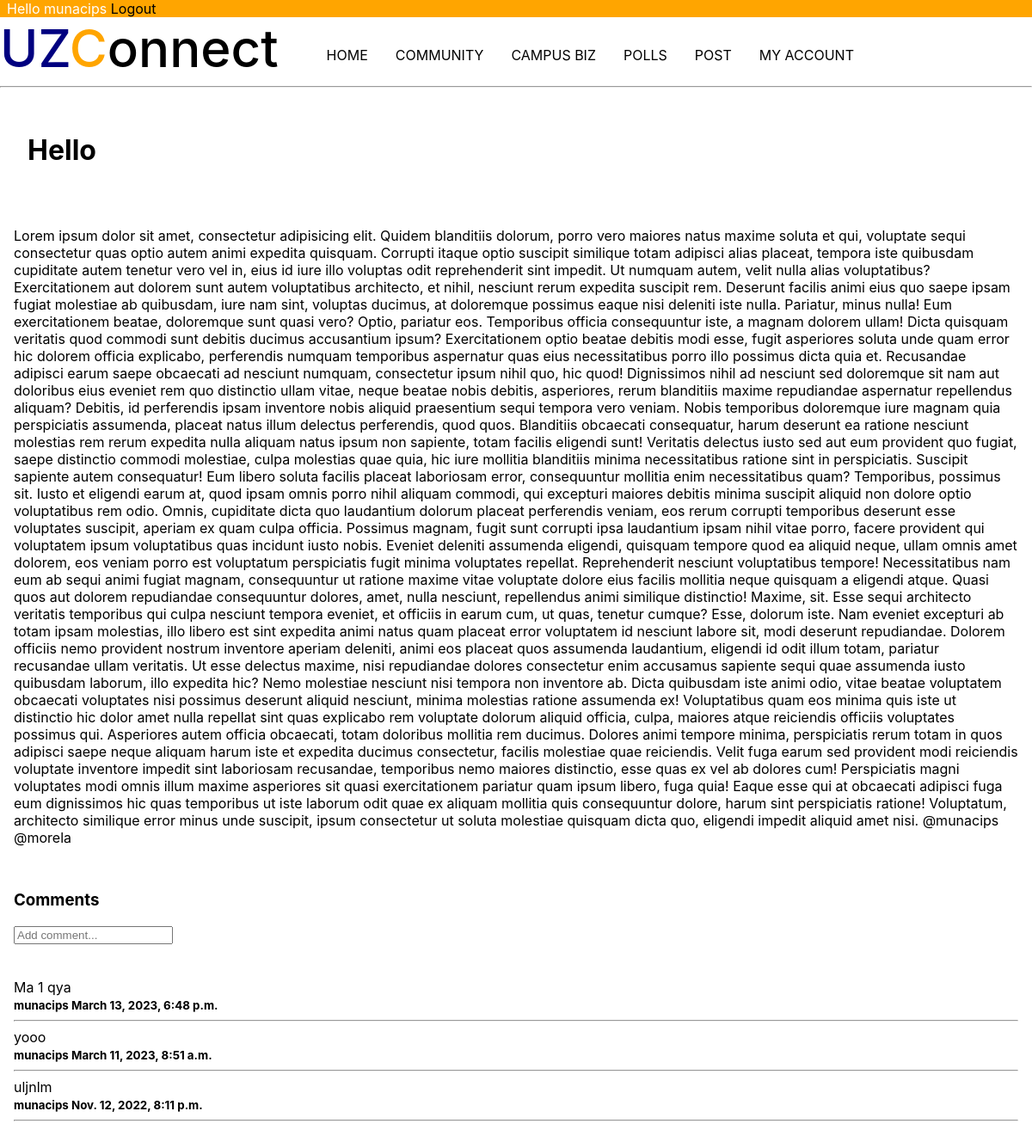
/home/details/4/ (signed in), run on the app's committed database.
### news/models.py (models this page shows, shortened)
class Post(models.Model):
    author = models.ForeignKey(User,on_delete=models.DO_NOTHING)
    title = models.CharField(max_length=100)
    body = models.TextField()
    date_posted = models.DateTimeField(auto_now_add=True)
    feature_pic = models.ImageField(upload_to='news/pics/')
    views = models.IntegerField(default=0)

class PostComment(models.Model):
    post = models.ForeignKey(Post,on_delete=models.CASCADE)
    author = models.ForeignKey(User,on_delete=models.DO_NOTHING)
    comment = models.CharField(max_length=400)
    date_posted = models.DateTimeField(auto_now_add=True)

### news/views.py (the view)
# urls.py: url(r'details/(?P<id>\d+)/$',views.details,name="details"),
@login_required(login_url='/community/login/')
def details(request,id):
    form = CommentForm(request.POST or None)
    post = Post.objects.get(id=id)
    post.views += 1
    post.save()
    pics = PostImage.objects.filter(post=post)
    comments = PostComment.objects.filter(post=post).order_by('-date_posted')
    if form.is_valid():
        comment = form.cleaned_data['comment']
        new_comment, created = PostComment.objects.get_or_create(post=post,author=request.user,comment=comment)
        new_comment.save()
        form = CommentForm()
    context = {
        'post' : post,
        'pics' : pics,
        'comments' : comments,
        'form' : form
    }
    return render(request,'news/details.html',context)

### news/forms.py
class CommentForm(forms.ModelForm):
    comment = forms.CharField(widget = forms.TextInput(attrs={'cols':120,'placeholder':'Add comment...'}),label='')
    class Meta:
        model = PostComment
        fields = ['comment']

### news/templates/news/details.html (shortened to what this page needs)
{% extends 'news/layout.html' %}
{% block content %}
    <hr style="color: navy;">
    <h1 style="padding: 1em;">{{post.title}}</h1>
    <section class="posts">
        <div>
            <div style="padding: 1em;">
                {{post.body}}
            </div>
        </div>
        <div style="padding: 1em;">
            <h3>Comments</h3>
            <div>
                <form action="" method="POST" style="width: 80vw;">
                    {{form}}
                </form>
            </div>
            <br><br>
            {% for c in comments%}
            <div>
                <span>{{c.comment}}</span><br>
                <b>
                    <span style="font-size: smaller;">{{c.author}} {{c.date_posted}}</span>
                </b>
                <hr style="color: navy;">
            </div>
            {% endfor%}
        </div>
    </section>
{% endblock %}

### news/templates/news/layout.html (shortened to what this page needs)
<!DOCTYPE html>
<html lang="en">
<head>
    {% load static %}
    <link rel="stylesheet" href="{% static 'css/main.css' %}">
    {% load static %}
    {% load static %}
</head>
<body style="font-family: -apple-system, BlinkMacSystemFont, 'Segoe UI', Roboto, Oxygen, Ubuntu, Cantarell, 'Open Sans', 'Helvetica Neue', sans-serif">
    <div class="username">
        <span>Hello {{request.user}} <a href="/community/logout/">Logout</a></span>
    </div>
    <div class="hero">
        <span class="logo" onclick="location.href='/'"><span style="color: navy;">UZ</span><span style="color: orange;">C</span>onnect</span>
        <div class="desktop">
            <nav class="menu">
                <ul>
                    <li><a href="/">HOME</a></li>
                    <li><a href="/community/">COMMUNITY</a></li>
                    <li><a href="/biz/">CAMPUS BIZ</a></li>
                    <li><a href="/votings/">POLLS</a></li>
                    <li><a href="/biz/post/">POST</a></li>
                    <li><a href="/community/myaccount/">MY ACCOUNT</a></li>
                </ul>
            </nav>
        </div>
    </div>
    <div>
        {% block content %}
        {% endblock %}
    </div>
</body>
</html>

### static/static_files/css/main.css (style rules this page uses)
html,body { margin: 0; padding: 0; }
.hero { display: flex; flex-direction: row; align-items: center; background-color: white; }
.logo { font-size: 60px; font-weight: 500; }
.menu { display: block; }
.menu ul li { float: left; list-style-type: none; padding: 1em; }
a { color: black; text-decoration: none; }
.username { background-color: orange; color: white; }
.username span { padding: 0.5em; }
.posts { overflow-y: auto; }

### data on the page
Post: title "Hello", body "Lorem ipsum dolor sit amet, consectetur adipisicing elit. Quidem blanditiis dolorum, porro vero maiores natus maxime soluta et qui, voluptate sequi consectetur quas optio autem animi expedita quisquam. Corrupti itaque optio suscipit similique totam adipisci alias placeat, tempora iste quibusdam cupiditate autem tenetur vero vel in, eius id iure illo voluptas odit reprehenderit sint impedit. Ut numquam autem, velit nulla alias voluptatibus? Exercitationem aut dolorem sunt autem voluptatibus architecto, et nihil, nesciunt rerum expedita suscipit rem. Deserunt facilis animi eius quo saepe ipsam fugiat molestiae ab quibusdam, iure nam sint, voluptas ducimus, at doloremque possimus eaque nisi…"
PostComment: comment "Ma 1 qya", author "munacips", date_posted "March 13, 2023, 6:48 p.m."
PostComment: comment "yooo", author "munacips", date_posted "March 11, 2023, 8:51 a.m."
PostComment: comment "uljnlm", author "munacips", date_posted "Nov. 12, 2022, 8:11 p.m."

### other printed values
{{ request.user }} "munacips"
